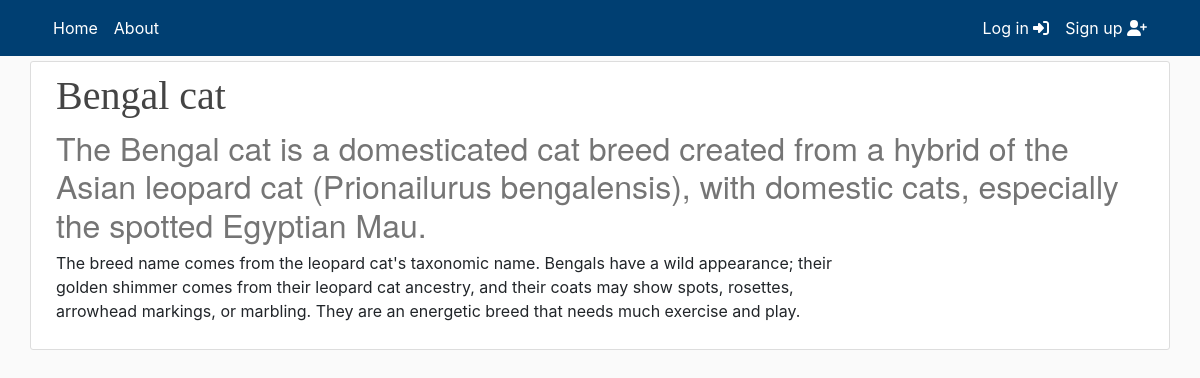
The app's page /cats/bengal-cat with its own data.
### main/models.py (models this page shows, shortened)
class Article(models.Model):
    title = models.CharField(max_length=200)
    subtitle = models.CharField(max_length=200, default="", blank=True)
    article_slug = models.SlugField("Article slug",
                                    null=False,
                                    blank=False,
                                    unique=True)
    content = HTMLField(blank=True, default="")
    notes = HTMLField(blank=True, default="")
    published = models.DateTimeField("Date published", default=timezone.now)
    modified = models.DateTimeField("Date modified", default=timezone.now)
    series = models.ForeignKey(ArticleSeries,
                               default="",
                               verbose_name="Series",
                               on_delete=models.SET_DEFAULT)
    @property
    def slug(self):
        return self.series.slug + "/" + self.article_slug
    class Meta:
        verbose_name_plural = "Article"
        ordering = ['title', '-published']

### main/views.py (the view)
# urls.py: path("<series>/<article>", views.article, name="article"),
def article(request, series: str, article: str):
    matching_article = Article.objects.filter(series__slug=series,
                                              article_slug=article).first()
    return render(request=request,
                  template_name='main/article.html',
                  context={"object": matching_article})

### main/templates/main/article.html
{% extends "main/header.html" %}
{% block content %}
<div class="row media content-section mobiledevice">
    <div class="col-lg-12 col-md-12 col-sm-12">
        <div class="d-flex">
            <div>
                <h1 class="title-style">{{ object.title }}</h1>
                <h2 class="subtitle-style">{{ object.subtitle }}</h2>
            </div>
        </div>
    </div>
    <div class="col-lg-9 col-md-12 col-sm-12" id="content">
        <div class="article-style">
            {{ object.content|safe }}
        </div>
    </div>
{% endblock content %}

### main/static/main/main.css (style rules this page uses)
:root { --footercolor: #003F72; --navbarcolor: #003F72; --btncolor: #003F72; --socialcolor: #003F72; --brightText: #ffffff; }
body { background: #fafafa; }
h1, h2, h3, h4, h5, h6 { color: #444444; }
.content-section { background: #ffffff; padding: 10px 20px; border: 1px solid #dddddd; border-radius: 3px; margin-bottom: 20px; }
@media screen and (min-width: 600px) { .mobiledevice { padding-left: 10px; padding-right: 10px; } }
.title-style { font-family: fell, Georgia, Cambria, 'Times New Roman', Times, serif !important; }
.subtitle-style { font-family: sohne, 'Helvetica Neue', Helvetica, Arial, sans-serif !important; color: rgba(117, 117, 117, 1) !important; }

### records on screen
Article: title "Bengal cat", subtitle "The Bengal cat is a domesticated cat breed created from a hybrid of the Asian leopard cat (Prionailurus bengalensis), with domestic cats, especially the spotted Egyptian Mau.", content "The breed name comes from the leopard cat's taxonomic name. Bengals have a wild appearance; their golden shimmer comes from their leopard cat ancestry, and their coats may show spots, rosettes, arrowhead markings, or marbling. They are an energetic breed that needs much exercise and play."
